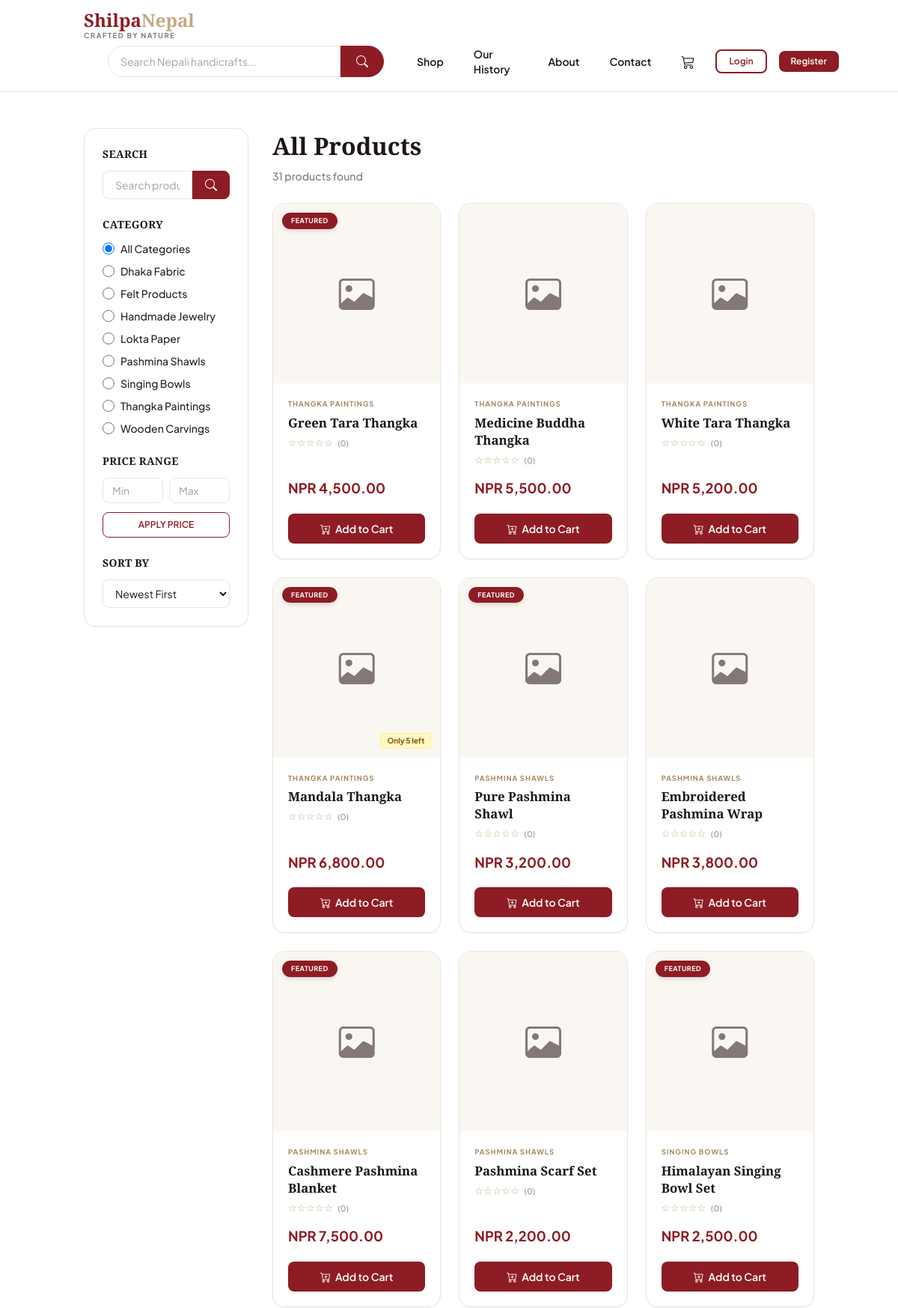
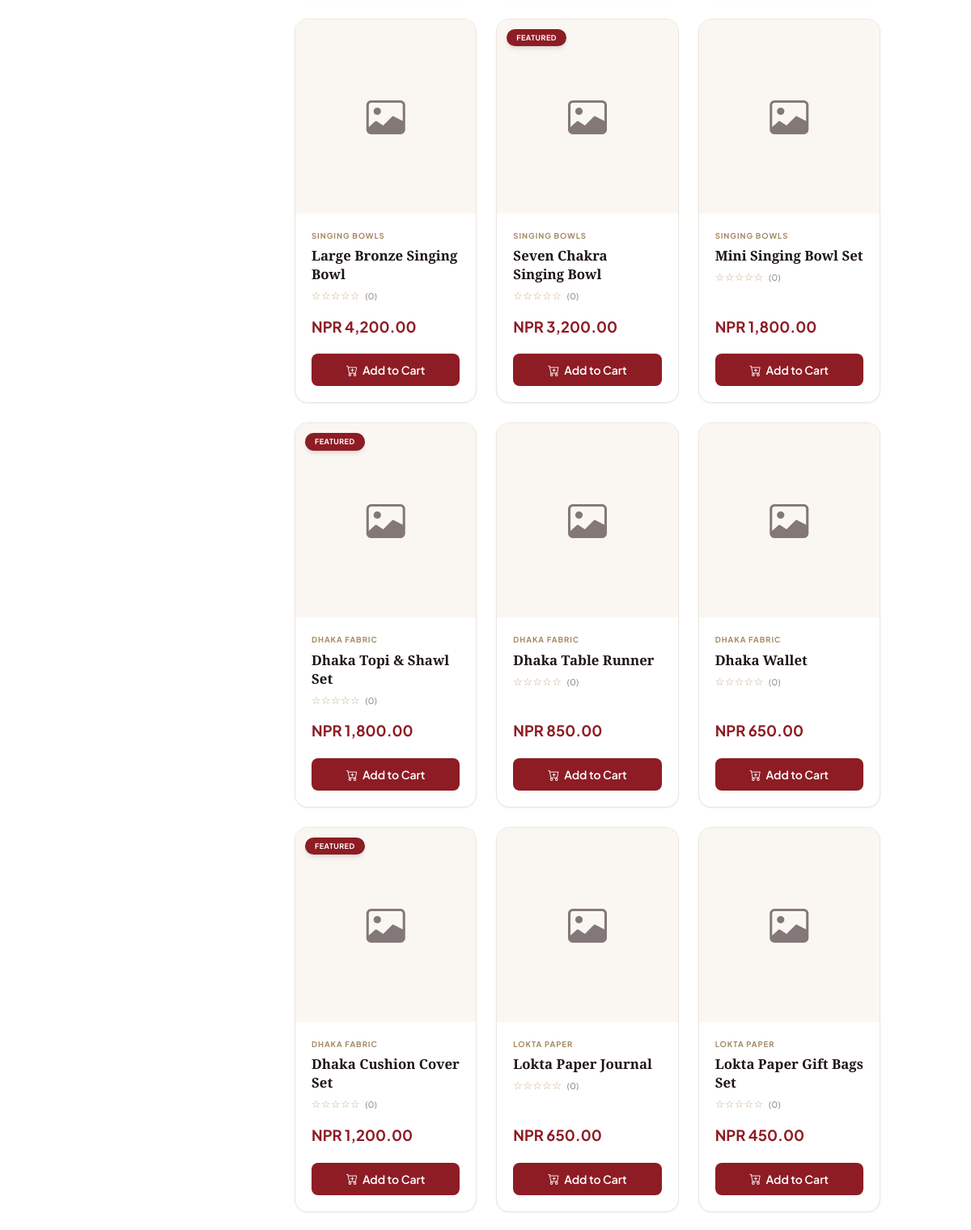
/products.php (upper part), run on the app's committed database (2 pictures, top to bottom).
### tables this page shows
CREATE TABLE categories (
    id INT AUTO_INCREMENT PRIMARY KEY, name VARCHAR(100) NOT NULL,
    slug VARCHAR(100) NOT NULL UNIQUE, created_at TIMESTAMP DEFAULT CURRENT_TIMESTAMP
);

CREATE TABLE products (
    id INT AUTO_INCREMENT PRIMARY KEY, category_id INT NOT NULL,
    name VARCHAR(200) NOT NULL, slug VARCHAR(200) NOT NULL UNIQUE,
    description TEXT, price DECIMAL(10,2) NOT NULL, stock INT NOT NULL DEFAULT 0,
    image VARCHAR(255), featured TINYINT(1) DEFAULT 0, low_stock_threshold INT DEFAULT 5,
    created_at TIMESTAMP DEFAULT CURRENT_TIMESTAMP,
    FOREIGN KEY (category_id) REFERENCES categories(id) ON DELETE CASCADE
);

### products.php (the view, shortened to what this page needs)
<?php
require_once 'includes/db.php';
$search   = trim($_GET['search'] ?? '');
$category = trim($_GET['category'] ?? '');
$minPrice = intval($_GET['min_price'] ?? 0);
$maxPrice = intval($_GET['max_price'] ?? 99999);
$sort     = $_GET['sort'] ?? 'newest';
$where  = ["p.stock > 0"];
$orderBy = 'p.created_at DESC';
$whereSQL = implode(' AND ', $where);
$sql  = "SELECT p.*,c.name as cat_name,c.slug as cat_slug,COALESCE(AVG(r.rating),0) as avg_rating,COUNT(DISTINCT r.id) as review_count FROM products p JOIN categories c ON p.category_id=c.id LEFT JOIN reviews r ON r.product_id=p.id WHERE $whereSQL GROUP BY p.id ORDER BY $orderBy";
$stmt = $conn->prepare($sql);
$stmt->execute();
$products      = $stmt->get_result();
$totalProducts = $products->num_rows;
$cats          = $conn->query("SELECT * FROM categories ORDER BY name");
include 'includes/header.php';
?>
<main class="flex-grow">
<div class="container py-12">
    <div class="grid grid-cols-1 lg:grid-cols-12 gap-8">
        <div class="lg:col-span-3">
            <div class="lg:sticky lg:top-24 bg-white border border-border rounded-2xl p-6 shadow-sm">
                <form method="GET" id="filterForm" class="space-y-6">
                    <div>
                        <h6 class="font-bold text-dark mb-3 text-sm tracking-wide uppercase">Search</h6>
                        <div class="flex">
                            <input type="text" name="search" class="w-full px-4 py-2 text-sm border border-border rounded-l-lg bg-white/80 focus:outline-none focus:border-primary transition" placeholder="Search products..." value="<?= htmlspecialchars($search) ?>">
                            <button class="px-4 border border-primary bg-primary hover:bg-primary-dark text-white rounded-r-lg transition" type="submit"><i class="bi bi-search"></i></button>
                        </div>
                    </div>
                    <div>
                        <h6 class="font-bold text-dark mb-3 text-sm tracking-wide uppercase">Category</h6>
                        <div class="flex flex-col gap-2.5 text-sm text-dark/95">
                            <label class="flex items-center gap-2 cursor-pointer font-medium hover:text-primary transition">
                                <input type="radio" name="category" class="w-4 h-4 text-primary focus:ring-primary border-border" value="" <?= $category===''?'checked':'' ?> onchange="this.form.submit()"> All Categories
                            </label>
                            <?php while ($cat=$cats->fetch_assoc()): ?>
                            <label class="flex items-center gap-2 cursor-pointer font-medium hover:text-primary transition">
                                <input type="radio" name="category" class="w-4 h-4 text-primary focus:ring-primary border-border" value="<?= $cat['slug'] ?>" <?= $category===$cat['slug']?'checked':'' ?> onchange="this.form.submit()">
                                <?= htmlspecialchars($cat['name']) ?>
                            </label>
                            <?php endwhile; ?>
                        </div>
                    </div>
                    <div>
                        <h6 class="font-bold text-dark mb-3 text-sm tracking-wide uppercase">Price Range</h6>
                        <div class="flex gap-2 mb-3">
                            <input type="number" name="min_price" class="w-full px-3 py-1.5 text-sm border border-border rounded-lg bg-white focus:outline-none focus:border-primary" placeholder="Min" value="<?= $minPrice ?: '' ?>">
                            <input type="number" name="max_price" class="w-full px-3 py-1.5 text-sm border border-border rounded-lg bg-white focus:outline-none focus:border-primary" placeholder="Max" value="<?= $maxPrice < 99999 ? $maxPrice : '' ?>">
                        </div>
                        <button type="submit" class="w-full py-2 border border-primary text-primary hover:bg-primary hover:text-white rounded-lg transition duration-300 font-semibold text-xs uppercase">Apply Price</button>
                    </div>
                    <div>
                        <h6 class="font-bold text-dark mb-3 text-sm tracking-wide uppercase">Sort By</h6>
                        <select name="sort" class="w-full px-3 py-2 text-sm border border-border rounded-lg bg-white focus:outline-none focus:border-primary" onchange="this.form.submit()">
                            <option value="newest"    <?= $sort==='newest'    ?'selected':'' ?>>Newest First</option>
                        </select>
                    </div>
                </form>
            </div>
        </div>
        <div class="lg:col-span-9">
            <div class="flex justify-between items-center mb-6">
                <div>
                    <h4 class="font-playfair text-[2rem] font-bold text-dark mb-1"><?= $category ? htmlspecialchars(ucwords(str_replace('-',' ',$category))) : 'All Products' ?></h4>
                    <small class="text-sm text-muted font-medium"><?= $totalProducts ?> product<?= $totalProducts!==1?'s':'' ?> found<?= $search?' for "<strong>'.htmlspecialchars($search).'</strong>"':'' ?></small>
                </div>
            </div>
            <?php if ($totalProducts===0): ?>
            <div class="text-center py-16 bg-cream/40 border border-border rounded-2xl">
                <i class="bi bi-search text-[4rem] text-muted mb-4 d-block"></i>
                <h5 class="font-playfair text-lg font-bold text-dark">No products found</h5>
                <a href="products.php" class="inline-block mt-4 py-2 px-6 bg-primary hover:bg-primary-dark text-white rounded-lg font-semibold text-sm transition duration-300">Browse All Products</a>
            </div>
            <?php else: ?>
            <div class="grid grid-cols-1 sm:grid-cols-2 md:grid-cols-3 gap-6">
                <?php while ($p=$products->fetch_assoc()): ?>
                <div class="bg-white border border-border rounded-2xl overflow-hidden shadow-sm hover:border-primary transition-all duration-300 flex flex-col h-full group">
                    <a href="<?= SITE_URL ?>/product.php?slug=<?= urlencode($p['slug']) ?>" class="block flex-grow flex flex-col">
                        <div class="h-[240px] overflow-hidden bg-cream relative">
                            <?php if ($p['image']): ?>
                                <img src="<?= SITE_URL ?>/assets/images/uploads/<?= htmlspecialchars($p['image']) ?>" alt="<?= htmlspecialchars($p['name']) ?>" class="w-full h-full object-cover">
                            <?php else: ?>
                                <div class="flex items-center justify-center h-full text-muted bg-cream"><i class="bi bi-image text-[3rem]"></i></div>
                            <?php endif; ?>
                            <?php if ($p['featured']): ?><span class="absolute top-3 left-3 bg-primary text-white text-[9px] font-bold uppercase tracking-wider px-3 py-1 rounded-full shadow-md">Featured</span><?php endif; ?>
                            <?php if ($p['stock']<=LOW_STOCK_LIMIT): ?><span class="absolute bottom-3 right-3 bg-yellow-100 border border-yellow-200 text-yellow-800 text-[10px] font-bold px-2 py-0.5 rounded">Only <?= $p['stock'] ?> left</span><?php endif; ?>
                        </div>
                        <div class="p-5 flex-grow flex flex-col">
                            <span class="text-[9.5px] font-bold uppercase tracking-widest text-accent-dark"><?= htmlspecialchars($p['cat_name']) ?></span>
                            <h4 class="font-playfair text-[1.05rem] font-bold text-dark mt-1.5 mb-1.5 leading-snug group-hover:text-primary transition-colors duration-200"><?= htmlspecialchars($p['name']) ?></h4>
                            <div class="text-accent text-[13px] tracking-wide mb-1">
                                <?php $r=round($p['avg_rating']); for($i=1;$i<=5;$i++) echo $i<=$r?'★':'☆'; ?>
                                <small class="text-muted ml-1">(<?= $p['review_count'] ?>)</small>
                            </div>
                            <div class="text-primary font-bold text-[1.15rem] mt-auto pt-2.5">NPR <?= number_format($p['price'],2) ?></div>
                        </div>
                    </a>
                    <div class="px-5 pb-5">
                        <button class="w-full py-2.5 bg-primary hover:bg-primary-dark text-white rounded-lg transition duration-300 font-semibold text-sm add-to-cart flex items-center justify-center gap-1.5" data-id="<?= $p['id'] ?>" data-name="<?= htmlspecialchars($p['name']) ?>"><i class="bi bi-cart-plus"></i>Add to Cart</button>
                    </div>
                </div>
                <?php endwhile; ?>
            </div>
            <?php endif; ?>
        </div>
    </div>
</div>
</main>
<?php include 'includes/footer.php'; ?>

### assets/css/style.css (style rules this page uses)
body { font-family: 'Plus Jakarta Sans', sans-serif; }
h1, h2, h3, h4, h5, h6 { font-family: 'Playfair Display', serif; }

### data on the page
categories: slug "☐ Dhaka Fabric", name "Dhaka Fabric"
categories: slug "☐ Felt Products", name "Felt Products"
categories: slug "☐ Handmade Jewelry", name "Handmade Jewelry"
categories: slug "☐ Lokta Paper", name "Lokta Paper"
categories: slug "☐ Pashmina Shawls", name "Pashmina Shawls"
categories: slug "☐ Singing Bowls", name "Singing Bowls"
categories: slug "☐ Thangka Paintings", name "Thangka Paintings"
categories: slug "☐ Wooden Carvings", name "Wooden Carvings"
products: featured "FEATURED", category.name "THANGKA PAINTINGS", name "Green Tara Thangka", review_count "0", price "4,500.00"
products: category.name "THANGKA PAINTINGS", name "Medicine Buddha Thangka", review_count "0", price "5,500.00"
products: category.name "THANGKA PAINTINGS", name "White Tara Thangka", review_count "0", price "5,200.00"
products: featured "FEATURED", stock "5", category.name "THANGKA PAINTINGS", name "Mandala Thangka", review_count "0", price "6,800.00"
products: featured "FEATURED", category.name "PASHMINA SHAWLS", name "Pure Pashmina Shawl", review_count "0", price "3,200.00"
products: category.name "PASHMINA SHAWLS", name "Embroidered Pashmina Wrap", review_count "0", price "3,800.00"
products: featured "FEATURED", category.name "PASHMINA SHAWLS", name "Cashmere Pashmina Blanket", review_count "0", price "7,500.00"
products: category.name "PASHMINA SHAWLS", name "Pashmina Scarf Set", review_count "0", price "2,200.00"
products: featured "FEATURED", category.name "SINGING BOWLS", name "Himalayan Singing Bowl Set", review_count "0", price "2,500.00"
products: category.name "SINGING BOWLS", name "Large Bronze Singing Bowl", review_count "0", price "4,200.00"
products: featured "FEATURED", category.name "SINGING BOWLS", name "Seven Chakra Singing Bowl", review_count "0", price "3,200.00"
products: category.name "SINGING BOWLS", name "Mini Singing Bowl Set", review_count "0", price "1,800.00"
products: featured "FEATURED", category.name "DHAKA FABRIC", name "Dhaka Topi & Shawl Set", review_count "0", price "1,800.00"
products: category.name "DHAKA FABRIC", name "Dhaka Table Runner", review_count "0", price "850.00"
products: category.name "DHAKA FABRIC", name "Dhaka Wallet", review_count "0", price "650.00"
products: featured "FEATURED", category.name "DHAKA FABRIC", name "Dhaka Cushion Cover Set", review_count "0", price "1,200.00"
products: category.name "LOKTA PAPER", name "Lokta Paper Journal", review_count "0", price "650.00"
products: category.name "LOKTA PAPER", name "Lokta Paper Gift Bags Set", review_count "0", price "450.00"

### other printed values
$totalProducts "31"
